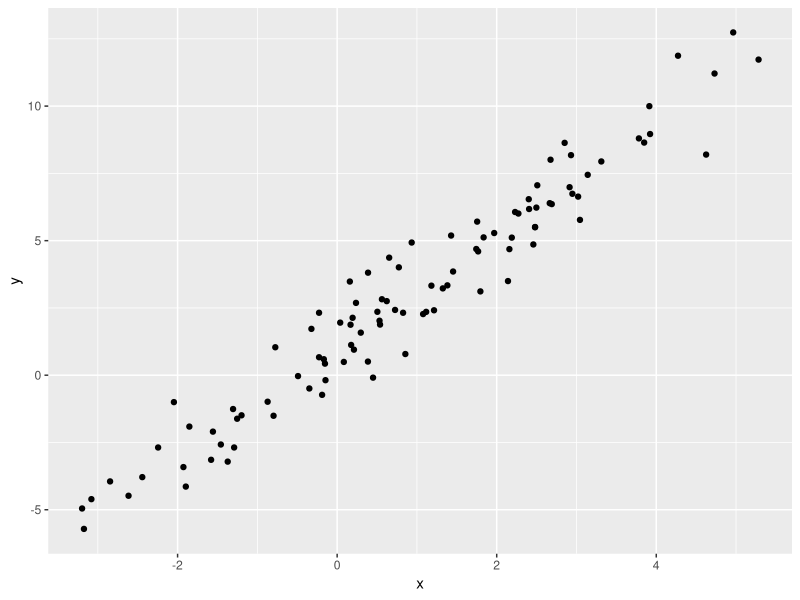

Write R code to recreate this figure.
## ---- chunk 1
library(tidyverse)
## ---- chunk 2
plot_df = 
  tibble(
    x = rnorm(100, mean =1, sd =2),
    y = 1+2*x + rnorm(100)
  )
## ---- chunk 3
plot_df |> 
  ggplot(aes(x=x, y=y))+
  geom_point()
